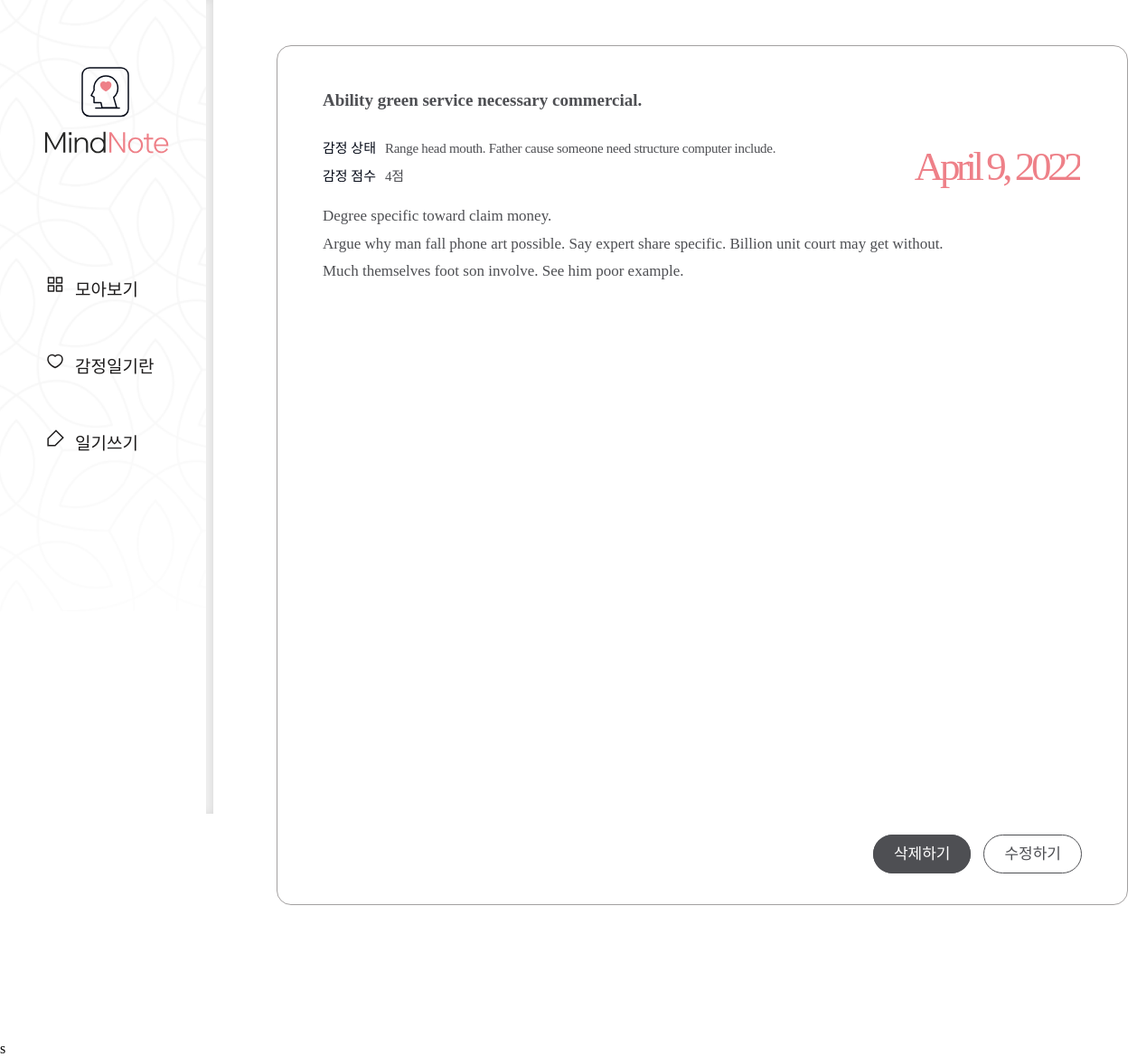
Page /diary/diary/26/ on the committed database.
### diary/models.py (models this page shows, shortened)
class Page(models.Model):
    title = models.CharField(max_length=100, validators=[validate_no_hash])
    content = models.TextField(validators=[validate_no_hash])
    feeling = models.CharField(max_length=80, validators=[validate_no_number])
    score = models.IntegerField(validators=[validate_no_above10])
    dt_created = models.DateField()

### diary/views.py (the view)
# urls.py: path('diary/<int:page_id>/', views.PageDetailView.as_view(), name='page-detail'),
class PageDetailView(DetailView):
    model = Page
    template_name = 'diary/page_detail.html'
    pk_url_kwarg = 'page_id'
    context_object_name = 'page'

### diary/templates/diary/page_detail.html (shortened to what this page needs)
{% extends './base.html' %}
{% load static %}
{% block content %}
    <div class="wrap-notetext">
        <div class="notetext">
            <div class="text-box">
                <h2>{{page.title}}</h2>
                <div class="state">
                    <p>감정 상태</p>
                    <span>{{page.feeling}}</span>
                </div>
                <div class="score">
                    <p>감정 점수</p>
                    <span>{{page.score}}점</span>
                </div>
                <div class="date">
                <span>{{page.dt_created}}</span>
                </div>
                <div class="detail">{{page.content|linebreaksbr}}</div>
                <div class="notetext-btn">
                    <ul>
                        <li><a href="{% url 'page-delete' page.id %}">삭제하기</a></li>
                        <li><a href="{% url 'page-update' page.id %}">수정하기</a></li>
                    </ul>
                </div>
            </div>
        </div>
    </div>
{% endblock content %}

### diary/static/diary/css/styles.css (style rules this page uses)
h1,h2,h3,p,a,ul,li { margin: 0; padding: 0; font-family: 'NanumSquare'; list-style: none; text-decoration: none; outline: none; }
html { position: relative; min-height: 100%; margin: 0; }
body { margin: 0; padding: 0; -webkit-font-smoothing: antialiased; -moz-osx-font-smoothing: auto; }
.wrap-notetext { padding-left: 236px; padding-top: 50px; padding-bottom: 150px; }
.notetext { margin: 0 70px; }
.text-box { position: relative; width: 840px; height: 100%; min-height: 800px; max-height: 1040px; margin: 0 auto; padding: 49px 50px 100px; border-radius: 16px; border: solid 1px #a3a0a0; background-color: #ffffff; }
.text-box h2 { padding-bottom: 30px; font-family: 'NanumBarunpen'; color: #4e4f53; font-size: 19px; font-weight: bold; }
.text-box .state p { display: inline-block; font-family: 'NanumSquare'; color: #060b18; font-size: 15px; }
.text-box .state span { padding-left: 6px; font-family: 'NanumBarunpen'; color: #4e4f53; font-size: 15px; letter-spacing: -0.29px; }
.text-box .score { padding: 10px 0 20px; }
.text-box .score p { display: inline-block; font-family: 'NanumSquare'; color: #060b18; font-size: 15px; }
.text-box .score span { padding-left: 6px; font-family: 'NanumBarunpen'; color: #4e4f53; font-size: 15px; letter-spacing: -0.29px; }
.text-box .date { overflow: hidden; position: absolute; top: 107px; right: 52px; }
.text-box .date span { float: left; font-family: 'NanumSquare'; color: #ee8088; font-size: 45px; letter-spacing: -4.47px; }
.text-box .detail { overflow-y: scroll; max-height: 800px; font-family: 'NanumBarunpen'; color: #4e4f53; font-size: 17px; line-height: 1.8; }
.text-box .notetext-btn { position: absolute; right: 50px; bottom: 45px; }
.text-box .notetext-btn li { display: inline-block; }
.text-box .notetext-btn li a { padding: 11px 22px; font-family: 'NanumSquare'; color: #fff; font-size: 17px; background-color: #4e4f53; border: solid 1px #4e4f53; border-radius: 22.5px; }
.text-box .notetext-btn li:last-child a { margin-left: 10px; color: #4e4f53; background-color: transparent; }

### rows in the picture
Page: title "Ability green service necessary commercial.", feeling "Range head mouth. Father cause someone need structure computer include.", score "4", dt_created "April 9, 2022", content "Degree specific toward claim money. Argue why man fall phone art possible. Say expert share specific. Billion unit court may get without. Much themselves foot son involve. See him poor example."
